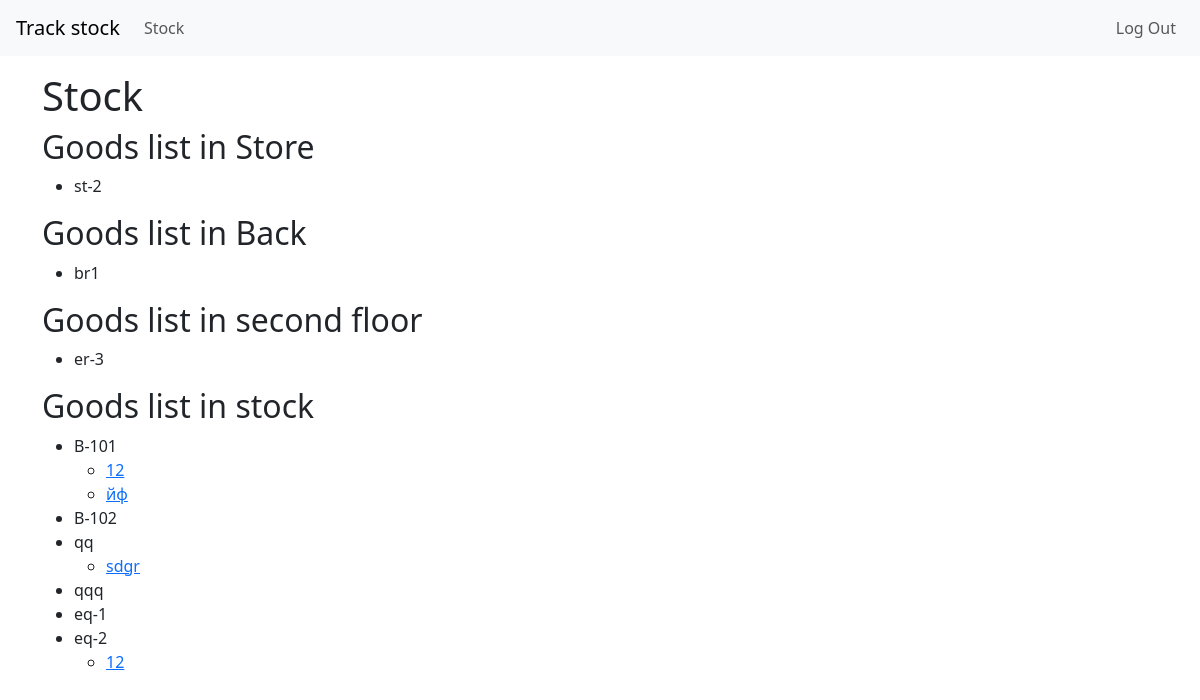
The page /stock/ (signed in) on the database its author committed.
### goods_map/stock/models.py (models this page shows)
class StoreHall(models.Model):
    name = models.CharField(max_length=15, unique=True)
    def __str__(self):
        return self.name

class StoreBack(models.Model):
    name = models.CharField(max_length=15, unique=True)
    def __str__(self):
        return self.name

class StoreUp(models.Model):
    name = models.CharField(max_length=15, unique=True)
    def __str__(self):
        return self.name

class StockModel(models.Model):
    name = models.CharField(max_length=15, unique=True)
    def __str__(self):
        return self.name

### goods_map/goods/models.py (models this page shows)
class GoodsModel(models.Model):
    name = models.CharField(max_length=50)
    cost_price = models.PositiveSmallIntegerField(null=True)
    wholesale_price = models.PositiveSmallIntegerField(null=True)
    retail_price = models.PositiveSmallIntegerField(null=True)
    weight = models.FloatField(null=True)
    store_hall = models.ForeignKey(StoreHall, on_delete=models.PROTECT,
                                   related_name='store_hall', null=True)
    store_back = models.ForeignKey(StoreBack, on_delete=models.PROTECT,
                                   related_name='store_back', null=True)
    store_up = models.ForeignKey(StoreUp, on_delete=models.PROTECT,
                                 related_name='store_up', null=True)
    stock = models.ManyToManyField(StockModel)
    def __str__(self):
        return self.name

### goods_map/stock/views.py (the view)
# urls.py: path('', StockHome.as_view(), name='stock_home'),
class StockHome(LoginRequiredMixin, ListView):
    template_name = 'stock.html'
    model = models.StockModel
    def get_context_data(self, *, object_list=None, **kwargs):
        context = super().get_context_data(**kwargs)
        context['store_hall'] = models.StoreHall.objects.all()
        context['store_back'] = models.StoreBack.objects.all()
        context['store_up'] = models.StoreUp.objects.all()
        return context

### goods_map/stock/templates/stock.html (shortened to what this page needs)
{% extends "base.html" %}
{% load bootstrap4 %}
{% block main %}
<h1>Stock</h1>
{% if store_hall %}
<h2>Goods list in Store</h2>
<ul>
    {% for storage in store_hall %}
    <li>{{ storage }}</li>
    {% endfor %}
</ul>
{% endif %}
{% if store_hall %}
<h2>Goods list in Back</h2>
<ul>
    {% for storage in store_back %}
    <li>{{ storage }}</li>
    {% endfor %}
</ul>
{% endif %}
{% if store_hall %}
<h2>Goods list in second floor</h2>
<ul>
    {% for storage in store_up %}
    <li>{{ storage }}</li>
    {% endfor %}
</ul>
{% endif %}
<h2>Goods list in stock</h2>
<ul>
    {% for i in object_list %}
    <li>{{ i }}</li>
        <ul>
            {% for w in i.goodsmodel_set.all %}
            <li>
                <a href="{% url 'good_card' w.id %}"> {{ w }}</a>
            </li>
            {% endfor %}
        </ul>
    {% endfor %}
</ul>
{% endblock%}

### rows shown on the page
StoreHall: name "st-2"
StoreBack: name "br1"
StoreUp: name "er-3"
StockModel: name "B-101"
GoodsModel: name "12"
GoodsModel: name "йф"
StockModel: name "B-102"
StockModel: name "qq"
GoodsModel: name "sdgr"
StockModel: name "qqq"
StockModel: name "eq-1"
StockModel: name "eq-2"
GoodsModel: name "12"
